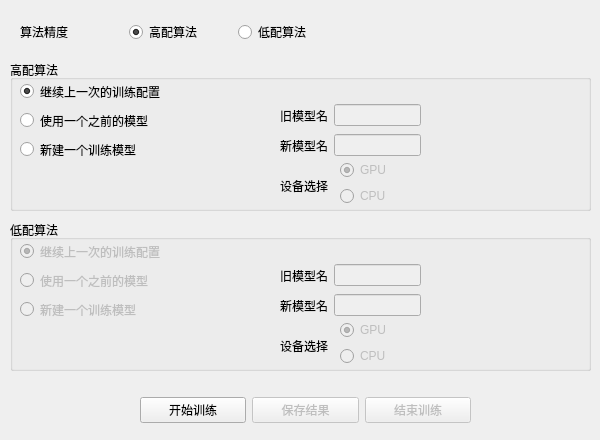
    <widget class="QWidget" name="tab_2">
     <attribute name="title">
      <string>训练模型</string>
     </attribute>
     <widget class="QWidget" name="layoutWidget">
      <property name="geometry">
       <rect>
        <x>20</x>
        <y>20</y>
        <width>321</width>
        <height>24</height>
       </rect>
      </property>
      <layout class="QHBoxLayout" name="horizontalLayout_8">
       <item>
        <widget class="QLabel" name="label_6">
         <property name="text">
          <string>算法精度</string>
         </property>
        </widget>
       </item>
       <item>
        <widget class="QRadioButton" name="rb_use_SAE">
         <property name="enabled">
          <bool>true</bool>
         </property>
         <property name="text">
          <string>高配算法</string>
         </property>
         <property name="checked">
          <bool>true</bool>
         </property>
        </widget>
       </item>
       <item>
        <widget class="QRadioButton" name="rb_use_Quick96">
         <property name="enabled">
          <bool>true</bool>
         </property>
         <property name="text">
          <string>低配算法</string>
         </property>
        </widget>
       </item>
      </layout>
     </widget>
     <widget class="QGroupBox" name="groupBox_5">
      <property name="geometry">
       <rect>
        <x>10</x>
        <y>60</y>
        <width>581</width>
        <height>151</height>
       </rect>
      </property>
      <property name="title">
       <string>高配算法</string>
      </property>
      <widget class="QWidget" name="layoutWidget">
       <property name="geometry">
        <rect>
         <x>10</x>
         <y>20</y>
         <width>191</width>
         <height>81</height>
        </rect>
       </property>
       <layout class="QVBoxLayout" name="verticalLayout">
        <item>
         <widget class="QRadioButton" name="rb_last_model_sae">
          <property name="text">
           <string>继续上一次的训练配置</string>
          </property>
          <property name="checked">
           <bool>true</bool>
          </property>
         </widget>
        </item>
        <item>
         <widget class="QRadioButton" name="rb_old_model_sae">
          <property name="text">
           <string>使用一个之前的模型</string>
          </property>
         </widget>
        </item>
        <item>
         <widget class="QRadioButton" name="rb_new_model_sae">
          <property name="text">
           <string>新建一个训练模型</string>
          </property>
         </widget>
        </item>
       </layout>
      </widget>
      <widget class="QLabel" name="label_7">
       <property name="geometry">
        <rect>
         <x>270</x>
         <y>110</y>
         <width>61</width>
         <height>31</height>
        </rect>
       </property>
       <property name="text">
        <string>设备选择</string>
       </property>
      </widget>
      <widget class="QWidget" name="layoutWidget">
       <property name="geometry">
        <rect>
         <x>270</x>
         <y>40</y>
         <width>141</width>
         <height>31</height>
        </rect>
       </property>
       <layout class="QHBoxLayout" name="horizontalLayout_9">
        <item>
         <widget class="QLabel" name="label_9">
          <property name="text">
           <string>旧模型名</string>
          </property>
         </widget>
        </item>
        <item>
         <widget class="QLineEdit" name="le_old_model_name_sae">
          <property name="enabled">
           <bool>false</bool>
          </property>
          <property name="inputMask">
           <string/>
          </property>
          <property name="text">
           <string/>
          </property>
         </widget>
        </item>
       </layout>
      </widget>
      <widget class="QWidget" name="layoutWidget">
       <property name="geometry">
        <rect>
         <x>270</x>
         <y>70</y>
         <width>141</width>
         <height>31</height>
        </rect>
       </property>
       <layout class="QHBoxLayout" name="horizontalLayout_10">
        <item>
         <widget class="QLabel" name="label_8">
          <property name="text">
           <string>新模型名</string>
          </property>
         </widget>
        </item>
        <item>
         <widget class="QLineEdit" name="le_new_model_name_sae">
          <property name="enabled">
           <bool>false</bool>
          </property>
          <property name="inputMask">
           <string/>
          </property>
          <property name="text">
           <string/>
          </property>
         </widget>
        </item>
       </layout>
      </widget>
      <widget class="QWidget" name="layoutWidget">
       <property name="geometry">
        <rect>
         <x>330</x>
         <y>100</y>
         <width>71</width>
         <height>48</height>
        </rect>
       </property>
       <layout class="QVBoxLayout" name="verticalLayout_3">
        <item>
         <widget class="QRadioButton" name="rb_device_GPU_sae">
          <property name="enabled">
           <bool>false</bool>
          </property>
          <property name="text">
           <string>GPU</string>
          </property>
          <property name="checked">
           <bool>true</bool>
          </property>
         </widget>
        </item>
        <item>
         <widget class="QRadioButton" name="rb_device_CPU_sae">
          <property name="enabled">
           <bool>false</bool>
          </property>
          <property name="text">
           <string>CPU</string>
          </property>
          <property name="checked">
           <bool>false</bool>
          </property>
         </widget>
        </item>
       </layout>
      </widget>
     </widget>
     <widget class="QGroupBox" name="groupBox_6">
      <property name="geometry">
       <rect>
        <x>10</x>
        <y>220</y>
        <width>581</width>
        <height>151</height>
       </rect>
      </property>
      <property name="title">
       <string>低配算法</string>
      </property>
      <widget class="QLabel" name="label_11">
       <property name="geometry">
        <rect>
         <x>270</x>
         <y>110</y>
         <width>61</width>
         <height>31</height>
        </rect>
       </property>
       <property name="text">
        <string>设备选择</string>
       </property>
      </widget>
      <widget class="QWidget" name="verticalLayoutWidget">
       <property name="geometry">
        <rect>
         <x>10</x>
         <y>20</y>
         <width>191</width>
         <height>81</height>
        </rect>
       </property>
       <layout class="QVBoxLayout" name="verticalLayout_2">
        <item>
         <widget class="QRadioButton" name="rb_last_model_quick96">
          <property name="enabled">
           <bool>false</bool>
          </property>
          <property name="text">
           <string>继续上一次的训练配置</string>
          </property>
          <property name="checked">
           <bool>true</bool>
          </property>
         </widget>
        </item>
        <item>
         <widget class="QRadioButton" name="rb_old_model_quick96">
          <property name="enabled">
           <bool>false</bool>
          </property>
          <property name="text">
           <string>使用一个之前的模型</string>
          </property>
         </widget>
        </item>
        <item>
         <widget class="QRadioButton" name="rb_new_model_quick96">
          <property name="enabled">
           <bool>false</bool>
          </property>
          <property name="text">
           <string>新建一个训练模型</string>
          </property>
         </widget>
        </item>
       </layout>
      </widget>
      <widget class="QWidget" name="layoutWidget">
       <property name="geometry">
        <rect>
         <x>270</x>
         <y>70</y>
         <width>141</width>
         <height>31</height>
        </rect>
       </property>
       <layout class="QHBoxLayout" name="horizontalLayout_11">
        <item>
         <widget class="QLabel" name="label_10">
          <property name="text">
           <string>新模型名</string>
          </property>
         </widget>
        </item>
        <item>
         <widget class="QLineEdit" name="le_new_model_name_quick96">
          <property name="enabled">
           <bool>false</bool>
          </property>
         </widget>
        </item>
       </layout>
      </widget>
      <widget class="QWidget" name="layoutWidget">
       <property name="geometry">
        <rect>
         <x>270</x>
         <y>40</y>
         <width>141</width>
         <height>31</height>
        </rect>
       </property>
       <layout class="QHBoxLayout" name="horizontalLayout_12">
        <item>
         <widget class="QLabel" name="label_5">
          <property name="text">
           <string>旧模型名</string>
          </property>
         </widget>
        </item>
        <item>
         <widget class="QLineEdit" name="le_old_model_name_quick96">
          <property name="enabled">
           <bool>false</bool>
          </property>
         </widget>
        </item>
       </layout>
      </widget>
      <widget class="QWidget" name="layoutWidget">
       <property name="geometry">
        <rect>
         <x>330</x>
         <y>100</y>
         <width>71</width>
         <height>48</height>
        </rect>
       </property>
       <layout class="QVBoxLayout" name="verticalLayout_4">
        <item>
         <widget class="QRadioButton" name="rb_device_GPU_quick96">
          <property name="enabled">
           <bool>false</bool>
          </property>
          <property name="text">
           <string>GPU</string>
          </property>
          <property name="checked">
           <bool>true</bool>
          </property>
         </widget>
        </item>
        <item>
         <widget class="QRadioButton" name="rb_device_CPU_quick96">
          <property name="enabled">
           <bool>false</bool>
          </property>
          <property name="text">
           <string>CPU</string>
          </property>
         </widget>
        </item>
       </layout>
      </widget>
     </widget>
     <widget class="QWidget" name="layoutWidget">
      <property name="geometry">
       <rect>
        <x>100</x>
        <y>390</y>
        <width>391</width>
        <height>41</height>
       </rect>
      </property>
      <layout class="QHBoxLayout" name="horizontalLayout_7">
       <item>
        <spacer name="horizontalSpacer_2">
         <property name="orientation">
          <enum>Qt::Horizontal</enum>
         </property>
         <property name="sizeType">
          <enum>QSizePolicy::Minimum</enum>
         </property>
         <property name="sizeHint" stdset="0">
          <size>
           <width>40</width>
           <height>20</height>
          </size>
         </property>
        </spacer>
       </item>
       <item>
        <widget class="QPushButton" name="pushButton">
         <property name="text">
          <string>开始训练</string>
         </property>
        </widget>
       </item>
       <item>
        <widget class="QPushButton" name="pb_save">
         <property name="enabled">
          <bool>false</bool>
         </property>
         <property name="text">
          <string>保存结果</string>
         </property>
        </widget>
       </item>
       <item>
        <widget class="QPushButton" name="pb_end">
         <property name="enabled">
          <bool>false</bool>
         </property>
         <property name="text">
          <string>结束训练</string>
         </property>
        </widget>
       </item>
       <item>
        <spacer name="horizontalSpacer">
         <property name="orientation">
          <enum>Qt::Horizontal</enum>
         </property>
         <property name="sizeType">
          <enum>QSizePolicy::Minimum</enum>
         </property>
         <property name="sizeHint" stdset="0">
          <size>
           <width>20</width>
           <height>20</height>
          </size>
         </property>
        </spacer>
       </item>
      </layout>
     </widget>
    </widget>
